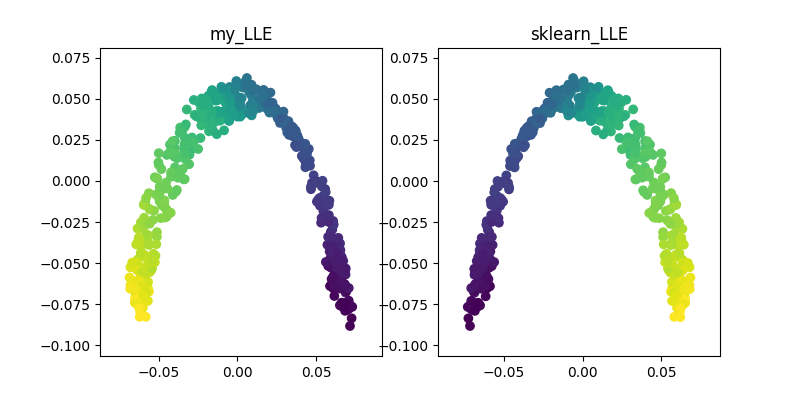

The script that saved this image:
# coding:utf-8
import numpy as np
from sklearn.datasets import make_s_curve
import matplotlib.pyplot as plt
from sklearn.manifold import LocallyLinearEmbedding
from mpl_toolkits.mplot3d import Axes3D

'''
author: heucoder
email: [email redacted]
date: 2019.6.13
'''

def cal_pairwise_dist(x):
    '''计算pairwise 距离, x是matrix
    (a-b)^2 = a^2 + b^2 - 2*a*b
    '''
    sum_x = np.sum(np.square(x), 1)
    dist = np.add(np.add(-2 * np.dot(x, x.T), sum_x).T, sum_x)
    #返回任意两个点之间距离的平方
    return dist

def get_n_neighbors(data, n_neighbors = 10):
    '''

    :param data: (n_samples, n_features)
    :param n_neighbors: n nearest neighbors
    :return: neighbors indexs
    '''

    dist = cal_pairwise_dist(data)**0.5
    n = dist.shape[0]
    N = np.zeros((n, n_neighbors))

    for i in range(n):
        index_ = np.argsort(dist[i])[1:n_neighbors+1]
        N[i] = N[i] + index_

    return N.astype(np.int32)

def lle(data, n_dims = 2, n_neighbors = 10):
    '''

    :param data:(n_samples, n_features)
    :param n_dims: target n_dims
    :param n_neighbors: n nearest neighbors
    :return: (n_samples, n_dims)
    '''
    N = get_n_neighbors(data, n_neighbors)
    n, D = data.shape

    # prevent Si to small
    if n_neighbors > D:
        tol = 1e-3
    else:
        tol = 0

    # calculate W
    W = np.zeros((n_neighbors, n))
    I = np.ones((n_neighbors, 1))
    for i in range(n):
        Xi = np.tile(data[i], (n_neighbors, 1)).T
        Ni = data[N[i]].T

        Si = np.dot((Xi-Ni).T, (Xi-Ni))
        # magic and why????
        Si = Si+np.eye(n_neighbors)*tol*np.trace(Si)

        Si_inv = np.linalg.pinv(Si)
        wi = (np.dot(Si_inv, I))/(np.dot(np.dot(I.T, Si_inv), I)[0,0])
        W[:, i] = wi[:,0]

    W_y = np.zeros((n, n))
    for i in range(n):
        index = N[i]
        for j in range(n_neighbors):
            W_y[index[j],i] = W[j,i]

    I_y = np.eye(n)
    M = np.dot((I_y - W_y), (I_y - W_y).T)

    eig_val, eig_vector = np.linalg.eig(M)
    index_ = np.argsort(np.abs(eig_val))[1:n_dims+1]
    print("index_", index_)
    Y = eig_vector[:, index_]
    return Y

if __name__ == '__main__':
    X, Y = make_s_curve(n_samples = 500,
                           noise = 0.1,
                           random_state = 42)

    data_1 =lle(X, n_neighbors = 30)

    data_2 = LocallyLinearEmbedding(n_components=2, n_neighbors=30).fit_transform(X)


    plt.figure(figsize=(8,4))
    plt.subplot(121)
    plt.title("my_LLE")
    plt.scatter(data_1[:, 0], data_1[:, 1], c = Y)

    plt.subplot(122)
    plt.title("sklearn_LLE")
    plt.scatter(data_2[:, 0], data_2[:, 1], c = Y)
    plt.savefig("LLE.png")
    plt.show()
